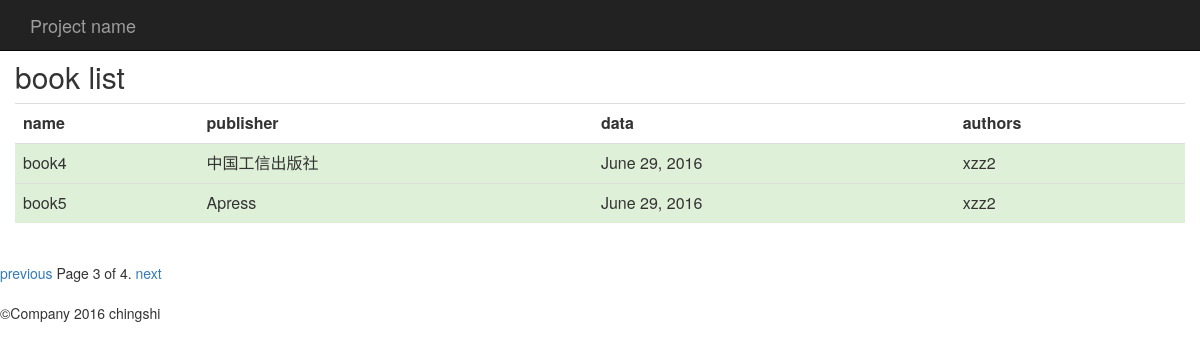
The app's page /blog/book/?page=3 with its own data.
### blog/models.py (models this page shows, shortened)
class Book(models.Model):
	title = models.CharField(max_length=100)
	author = models.ManyToManyField(Author)
	publisher = models.ForeignKey(Publisher)
	publication_date = models.DateField()

class Publisher(models.Model):
	name = models.CharField(max_length=30)
	address = models.CharField(max_length=50)
	city = models.CharField(max_length=60)
	state_province = models.CharField(max_length=30)
	country = models.CharField(max_length=50)
	website = models.URLField()

class  Author(models.Model):
	first_name = models.CharField(max_length=30)
	last_name = models.CharField(max_length=40)
	email = models.EmailField()

### blog/views.py (the view)
def page(request):
	file_list = Book.objects.all()
	paginator = Paginator(file_list,2)
	page = request.GET.get('page')
	try:
		contacts =paginator.page(page)
	except PageNotAnInteger:
		contacts = paginator.page(1)
	except EmptyPage:
		contacts = paginator.page(paginator.num_pages)
	return render_to_response('book.html',{'pages':contacts})

### blog/templates/book.html (shortened to what this page needs)
<html lang='zh-CN'>
	<head>
		{% load bootstrap3 %}
		{% bootstrap_css %}
	</head>
	<body>
		<nav class="navbar navbar-inverse navbar-fixed-top">
			<div class='container'>
				<div class='navbar-header'>
					<a  class='navbar-brand' href="#">Project name</a>
				</div>
			</div>
		</nav>
		<br><br>
		<div class="container">
			<div class="row">
				<h2>book list</h2>
					<table class='table'>
						<th>name</th><th>publisher</th><th>data</th><th>authors</th>
						{% for book in pages %}
						<tr class="success">
							<td>{{ book.title }}</td>
							<td>{{ book.publisher.name }}</td>
							<td>{{ book.publication_date}}</td>
							<td>
								{% for author in book.author.values %}
									{{author.first_name}}
								{% endfor %}
							</td>
						{% endfor %}
						</tr>
					</table>
			</div>
		</div>
		<div class="pagination">
			<span class="step-links">
				{% if pages.has_previous %}
					<a href="?page={{ pages.previous_page_number }}">previous</a>
				{% endif %}
				<span class="current">
					Page {{ pages.number }} of {{ pages.paginator.num_pages}}.
				</span>
				{% if pages.has_next %}
					<a href="?page={{ pages.next_page_number }}">next</a>
				{% endif %}
			</span>
		</div>
		<footer>
			<p>&copy;Company 2016 chingshi</p>
		</footer>
	</body>
</html>

### records on screen
Book: title "book4", publisher.name "中国工信出版社", publication_date "June 29, 2016"
Author: first_name "xzz2"
Book: title "book5", publisher.name "Apress", publication_date "June 29, 2016"

### other values on screen
{{ pages.number }} "3"
{{ pages.paginator.num_pages }} "4"
